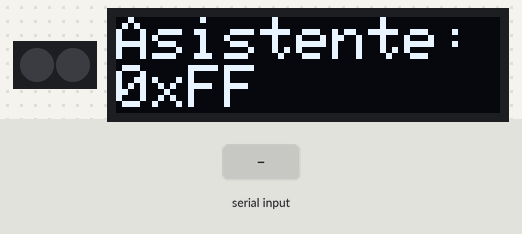
The sketch below on a simulated ESP32. Parts: 2 RGB LEDs in strip order, left to right, 128×32 one-colour display. The test bench sets the inputs (shaded band). EEPROM starts erased; what the sketch prints to the serial monitor is not drawn.

Above: at 1.6 s.
1.7 s: "change\n" received over Serial
At 1.93 s:
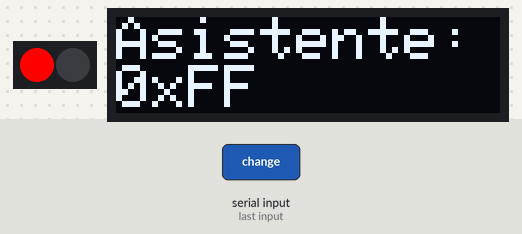
3.9 s: "help\n" received over Serial
At 10.8 s:
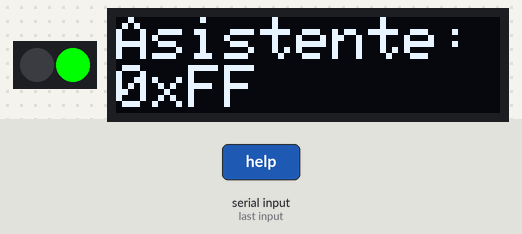
Timing chart, 0 to 12.3 s (numbered marks = the images above; inputs shaded):
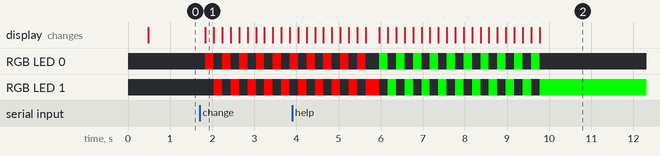

The sketch:

badgeOwasp.ino
```cpp
#include <EEPROM.h>
#include <SPI.h>
#include <Wire.h>
#include <Adafruit_GFX.h>
#include <Adafruit_SPITFT.h>
#include <Adafruit_SPITFT_Macros.h>
#include <gfxfont.h>
#include <Adafruit_GrayOLED.h>
#include <Adafruit_SSD1306.h>
#include <Adafruit_NeoPixel.h>
#include <Arduino.h>

#ifdef __AVR__
  #include <avr/power.h>
#endif

#define EEPROM_MEM 34

//NeoPixel
#define PIN 15      //Puerto IO15
#define NUMPIXELS 2 //Numero de pixeles
Adafruit_NeoPixel pixels(NUMPIXELS, PIN, NEO_GRB + NEO_KHZ800);

//Definición de pantalla
#define SCREEN_WIDTH 128
#define SCREEN_HEIGHT 32
#define OLED_RESET  4
#define SCREEN_ADDRESS 0x3C
Adafruit_SSD1306 display(SCREEN_WIDTH, SCREEN_HEIGHT, &Wire, OLED_RESET);

// String nombre = "";
String cmd;
int flag = -1;        // Solicitud de datos: -1(No se ha introducido ningun comando
                      //                     1(Se escribio el comando change, owasp twitter o facebook
                      //                     2(Se ingreso nombre)
                      //                     3(Se ingreso twitter)
                      //                     4(Se ingreso facebook)

String twitter = "";  // Guarda el twitter del asistente
String facebook = ""; // Guarda el Facebook del asistente
String msg ="";
String txt;
String redesS[] = {"","",""}; //Inicialización del arreglo de redes sociales

// Temporizador por hardware
hw_timer_t *timer = NULL;
// Asegurar la variable que se este compartiendo entre el
// loop principal y el ISR (Interrupt Service Routine)
portMUX_TYPE timerMux = portMUX_INITIALIZER_UNLOCKED;
int ind = 0;

// Función a llamar cuando ocurra una interrupción de tiempo.
// ISR
void IRAM_ATTR redesSociales(void);

void setup() {
  char a, t, f; // a = Asistente, t = Twitter y f = Facebook
  // Inicializamos pixeles
  pixels.begin();
  pixels.clear();

  // Inicializamos serial
  Serial.begin(115200);
  cmd.reserve(10);
  twitter.reserve(10);
  facebook.reserve(10);
  msg.reserve(10);

  // Inicializando pantalla OLED
  if(!display.begin(SSD1306_SWITCHCAPVCC, SCREEN_ADDRESS)){
    Serial.println(F("Se requieere pantalla OLED"));
  }else {
    // Se inicia el temporizador
    timer = timerBegin(0, 80, true);
    // Se asigna la función ISR a llamar cuando se genere
    // una interrupción por el timer
    timerAttachInterrupt(timer, &redesSociales, true);

    // Cada 3seg. aproximadamente se escribe en el
    // timer.
    timerAlarmWrite(timer, 3000000, true);
    timerAlarmEnable(timer);

  }

  if(!EEPROM.begin(EEPROM_MEM)){
    txt="Error!!";
  }else {
    a = byte(EEPROM.read(0));
    t = byte(EEPROM.read(10));
    f = byte(EEPROM.read(20));
    if ((isAscii(a) && a != ' ') || (isAscii(t) && t != ' ') || (isAscii(f) && f != ' ')) { //Valida si hay datos en la memoria
      leerDatos();
      Serial.println("Se obtuvieron los datos satisfactorialmente");
    }else {
      Serial.println("No hay datos almacenados.\nReiniciando la memoria");
      inicializarMemoria();
      Serial.println("Memoria limpia");
    }
  }

  // Carga la imagen de inicio.
  owasp();

}

void loop() {
  char c;
  int i = 0;

  if(Serial.available() > 0) {
    c = (char)Serial.read();
    // Si no se ha presionado la tecla backspace, se sigue concateneando
    // los caracteres.
    if(c != 8 ){
      cmd += c;
    }

    // Compatibilidad entre sistemas de comunicación serial
    if(c == '\n' || c == '\r'){
      cmd.trim();
      if(cmd.equals("change") && flag == 1){
        Serial.println(F("\nIngrese el nombre a visualizar en la pantalla OLED"));
        parpadeaPixel(true);
        flag = 2;
        cmd = "";
      }else if(cmd.equals("help") && flag == 1){
        help();
        parpadeaPixel(true);
        cmd = "";
      }else if(cmd.equals("owasp") && flag == 1) {
        owasp();
        parpadeaPixel(true);
        cmd = "";
      }else if(cmd.equals("twitter") && flag == 1) {
        Serial.println(F("\nIngrese su twitter:"));
        flag = 3;
        parpadeaPixel(true);
        cmd = "";
      }else if(cmd.equals("facebook") && flag == 1){
        Serial.println(F("\nIngrese su facebook:"));
        flag = 4;
        parpadeaPixel(true);
        cmd = "";
      }else if(cmd.length() == 0 and flag == -1){
        owasp();
        cmd = "";
        flag = 1;
      }else {
        switch (flag) {
          case 2:
            msg = String(cmd);

            // Guarda el nombre en el nombre del asistente en la dirección 0x00
            salvarDatos(msg, 0);

            redesS[0] = String("Asistente:\n"+msg);
            flag = 1;
            cmd ="";
          break;

          case 3:
            twitter = String(cmd);

            //Guarda twitter en la dirección 0x0A
            salvarDatos(twitter, 10);

            redesS[1] = String("Twitter:\n"+twitter);
            flag = 1;
            cmd = "";
          break;

          case 4:
            facebook = String(cmd);

            //Guarda facebook en la dirección 0x14
            salvarDatos(facebook, 20);

            redesS[2] = String("Facebook:\n"+facebook);
            flag = 1;
            cmd = "";
          break;

          default:
            Serial.println("Comando no encontrado");
            parpadeaPixel(false);
            flag = 1;
            cmd = "";
          break;
        }
      }
    }else if(c == 8 && cmd.length() > 0){
      i = cmd.length() - 1;
      cmd.setCharAt(i,' ');
      cmd.trim();
    }
  }
  pantallaOLED(2);
}

void owasp(){
  Serial.println(F("  ______   __       __   ______    ______   _______         __         ______   ________  ______   __       __ "));
  Serial.println(F(" /      \\ /  |  _  /  | /      \\  /      \\ /       \\       /  |       /      \\ /        |/      \\ /  \\     /  |"));
  Serial.println(F("/$$$$$$  |$$ | / \\ $$ |/$$$$$$  |/$$$$$$  |$$$$$$$  |      $$ |      /$$$$$$  |$$$$$$$$//$$$$$$  |$$  \\   /$$ |"));
  Serial.println(F("$$ |  $$ |$$ |/$  \\$$ |$$ |__$$ |$$ \\__$$/ $$ |__$$ |      $$ |      $$ |__$$ |   $$ |  $$ |__$$ |$$$  \\ /$$$ |"));
  Serial.println(F("$$ |  $$ |$$ /$$$  $$ |$$    $$ |$$      \\ $$    $$/       $$ |      $$    $$ |   $$ |  $$    $$ |$$$$  /$$$$ |"));
  Serial.println(F("$$ |  $$ |$$ $$/$$ $$ |$$$$$$$$ | $$$$$$  |$$$$$$$/        $$ |      $$$$$$$$ |   $$ |  $$$$$$$$ |$$ $$ $$/$$ |"));
  Serial.println(F("$$ \\__$$ |$$$$/  $$$$ |$$ |  $$ |/  \\__$$ |$$ |            $$ |_____ $$ |  $$ |   $$ |  $$ |  $$ |$$ |$$$/ $$ |"));
  Serial.println(F("$$    $$/ $$$/    $$$ |$$ |  $$ |$$    $$/ $$ |            $$       |$$ |  $$ |   $$ |  $$ |  $$ |$$ | $/  $$ |"));
  Serial.println(F(" $$$$$$/  $$/      $$/ $$/   $$/  $$$$$$/  $$/             $$$$$$$$/ $$/   $$/    $$/   $$/   $$/ $$/      $$/ "));

  Serial.println(F("\nhelp - Muestra la lista de comandos"));

}

void pantallaOLED(int sizef){
  display.clearDisplay();
  display.setTextSize(sizef);
  display.setTextColor(SSD1306_WHITE);
  display.setCursor(0,0);
  if(txt.length() == 0){
    display.println("Asistente:\n0xFF");
  }else{
    display.println(txt);
  }
  display.display();
  delay(10);
}

void IRAM_ATTR redesSociales(){
  if(redesS[ind].length() > 0 && ind < 3){
    txt = String(redesS[ind]);
  }

  if(ind > 2){
    ind = 0;
  }else{
    ind++;
  }
}

void help(){
  Serial.println("\nhelp - Muestra los comandos a usuar en el badge");
  Serial.println("\tchange\t\t-\tCambiar nombre en el badge");
  Serial.println("\ttwitter\t\t-\tAgrega twitter a mostrar en el badge");
  Serial.println("\tfacebook\t-\tAgrega facebook a mostrar en el badge");
  Serial.println("\towasp\t\t-\tMuestra el nombre del evento");
}

void parpadeaPixel(boolean adv){
  for(int i=0; i < 10; i++){
    pixels.clear();
    if (adv){
      pixels.setPixelColor(0, pixels.Color(0,255,0));
      pixels.show();
      delay(200);
      pixels.clear();
      pixels.setPixelColor(1, pixels.Color(0,255,0));
      pixels.show();
      delay(200);
    }else {
      pixels.setPixelColor(0, pixels.Color(255,0,0));
      pixels.show();
      delay(200);
      pixels.clear();
      pixels.setPixelColor(1, pixels.Color(255,0,0));
      pixels.show();
      delay(200);
    }
  }
}

void salvarDatos(String datos, int direccion){
  char tmp;
  int indx = direccion;

  for(int i = 0; i < datos.length(); i++){
    tmp = datos[i];
    EEPROM.write((indx + i), (int)tmp);
    delay(10);
  }

  indx += datos.length();
  tmp = '\n';
  EEPROM.write(indx, (int)tmp);
  EEPROM.commit();

  Serial.println("Datos guardados");
}

void leerDatos(){
  char c = ' ';
  int pos, direccion;
  String tmp;

  pos = direccion = 0;
  for(int i = 0; i < EEPROM_MEM; i++){
    c = byte(EEPROM.read(i));
    if(c != '\n' && c != ' '){
      tmp += c;
    }else {
      switch(pos){
        // Asistente
        case 0:
          tmp.trim();
          if (tmp.length() > 0){
            redesS[pos] = String("Asistente:\n"+tmp);
          }
        break;

        //Twitter
        case 1:
          tmp.trim();
          if(tmp.length() > 0){
            redesS[pos] = String("Twitter:\n"+tmp);
          }
        break;

        //Facebook
        case 2:
          tmp.trim();
          if(tmp.length() > 0) {
            redesS[pos] = String("Facebook:\n"+tmp);
          }
        break;
      }
      tmp = "";
      pos++;
      direccion += 10;
      i = direccion-1;
    }
  }
}

void inicializarMemoria(){
  char c = ' ';

  for(int i = 0; i < EEPROM_MEM; i++){
    EEPROM.write(i,(int)c);
    delay(10);
  }
  EEPROM.commit();
}
```

Measured:
- after the input at 1.7 s, RGB LED 0: alternates RGB(255, 0, 0) for 0.20 s and off for 0.20 s, starting after 0.14 s; RGB LED 1: alternates RGB(255, 0, 0) for 0.20 s and off for 0.20 s, starting after 0.34 s
